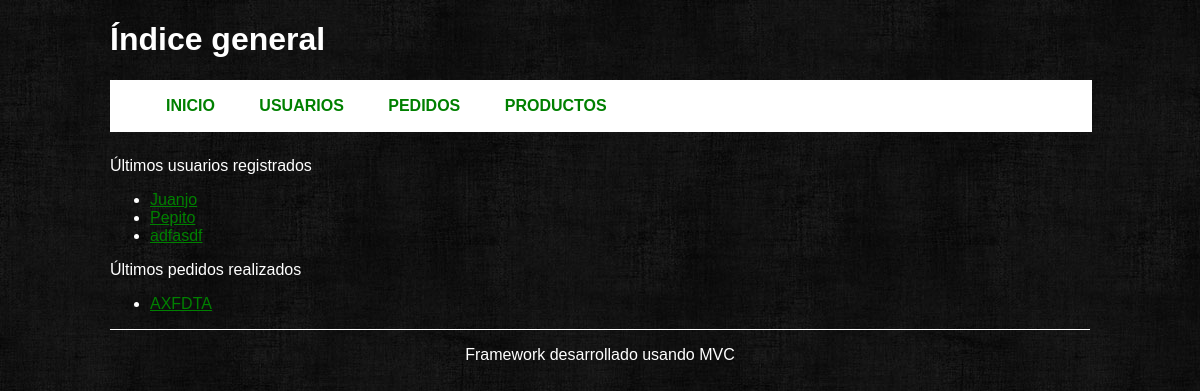
Before: / with the older database file.
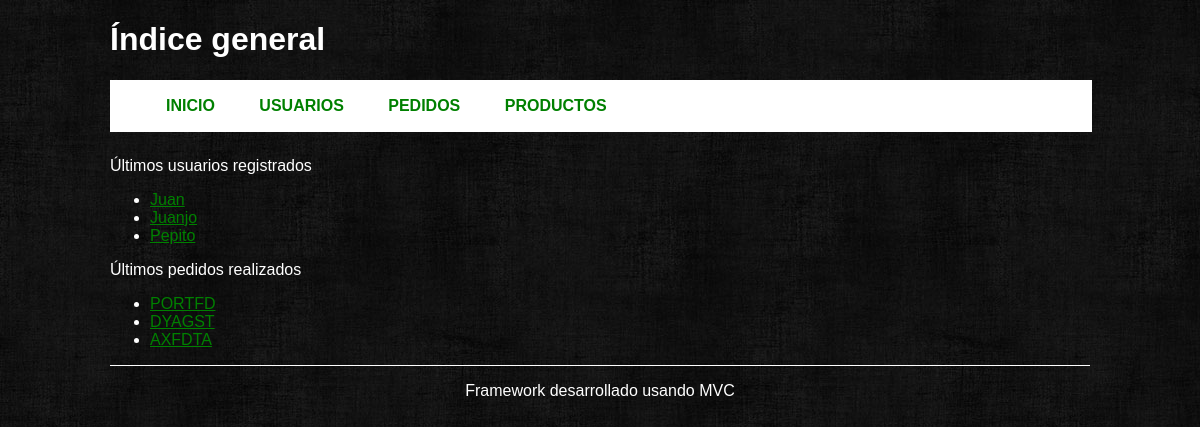
After: the same page with the newer database file.
### tables this page shows
CREATE TABLE IF NOT EXISTS `usuarios` (
  `id` int(10) NOT NULL AUTO_INCREMENT,
  `dni` varchar(9) NOT NULL,
  `nombre` varchar(20) NOT NULL,
  `apellidos` varchar(50) NOT NULL,
  PRIMARY KEY (`id`)
);

CREATE TABLE IF NOT EXISTS `pedidos` (
  `id` int(11) NOT NULL AUTO_INCREMENT,
  `referencia` varchar(6) NOT NULL,
  `id_usuario` int(10) NOT NULL,
  PRIMARY KEY (`id`)
);

### controllers/indexController.php (called while the page is built, shortened)
<?php
class indexController extends Controller{
    private $_user;
    private $_order;
    public function __construct() {
        $this->_user = $this->loadModel('user');
        $this->_order = $this->loadModel('order');
    }
    public function index(){
        $this->_view->users = $this->_user->getLastUsers();
        $this->_view->orders = $this->_order->getLastOrders();
        $this->_view->titulo = 'Portada';
        $this->_view->render('index');
    }
}
?>

### index.php (called while the page is built, shortened)
<?php
require_once APP_PATH . 'Controller.php';
require_once APP_PATH . 'Model.php';
require_once APP_PATH . 'View.php';
try{
    Bootstrap::run(new Request);
}catch(Exception $e){
    echo $e->getMessage();;
}
?>

### application/Model.php (called while the page is built, shortened)
<?php
class Model {
    public function __construct() {
        $this->_db = new Database();
    }
}

### models/userModel.php (called while the page is built, shortened)
<?php
class userModel extends Model {
    public function getLastUsers() {
        $user = $this->_db->query("SELECT id, nombre
                                  FROM usuarios
                                  ORDER BY id DESC
                                  LIMIT 3");
        return $user->fetchall();
    }
}

### application/Controller.php (called while the page is built, shortened)
<?php
abstract class Controller {
    protected function loadModel($model) {
        $model = $model . 'Model';
        $pathModel = ROOT . 'models' . DS . $model . '.php';
        if(is_readable($pathModel)) {
            $model = new $model;
            return $model;
        }
        else {
            throw new Exception("Error de Modelo");
        }
    }
}

### models/orderModel.php (called while the page is built, shortened)
<?php
class orderModel extends Model {
    public function getLastOrders() {
        $order = $this->_db->query("SELECT *
                                  FROM pedidos
                                  ORDER BY id DESC
                                  LIMIT 3");
        return $order->fetchall(PDO::FETCH_ASSOC);
    }
}

### views/index/index.phtml (the view)
<?php if(isset($this->users)  && count($this->users) &&
         isset($this->orders)  && count($this->orders)): ?>
<div>
    <p>Últimos usuarios registrados</p>
    <ul>
    <?php foreach ($this->users as $user): ?>
        <li><a href="user/view/<?php echo $user['id']; ?>"><?php echo $user['nombre']; ?></a></li>
    <?php endforeach; ?>
    </ul>
</div>
<div>
    <p>Últimos pedidos realizados</p>
    <ul>
    <?php foreach ($this->orders as $order): ?>
        <li><a href="order/view/<?php echo $order['id']; ?>"><?php echo $order['referencia']; ?></a></li>
    <?php endforeach; ?>
    </ul>
</div>
<?php else: ?>
    <p><strong>No hay datos en la base de datos</strong></p>
<?php endif; ?>

### views/layout/default/header.php (shortened to what this page needs)
<!DOCTYPE html>
<html>
<head>
    <link rel="stylesheet" href="<?php echo $layoutParams['css_path'] ?>/style.css"/>
</head>
<body>
    <div id="main">
        <h1><?php echo isset($this->title) ? $this->title : 'Índice general'; ?></h1>
        <div id="top_menu">
            <ul>
                <?php if(isset($layoutParams['menu'])): ?>
                <?php for ($i=0; $i < count($layoutParams['menu']) ; $i++): ?>
                    <li><a href="<?php echo $layoutParams['menu'][$i]['url']; ?>" >
                        <?php echo $layoutParams['menu'][$i]['title']; ?></a></li>
                <?php endfor; ?>
                <?php endif; ?>
            </ul>
        </div>

Changed rows visible on the page:
removed usuarios: nombre "adfasdf"
added usuarios: nombre "Juan"
added pedidos: referencia "PORTFD"
added pedidos: referencia "DYAGST"
